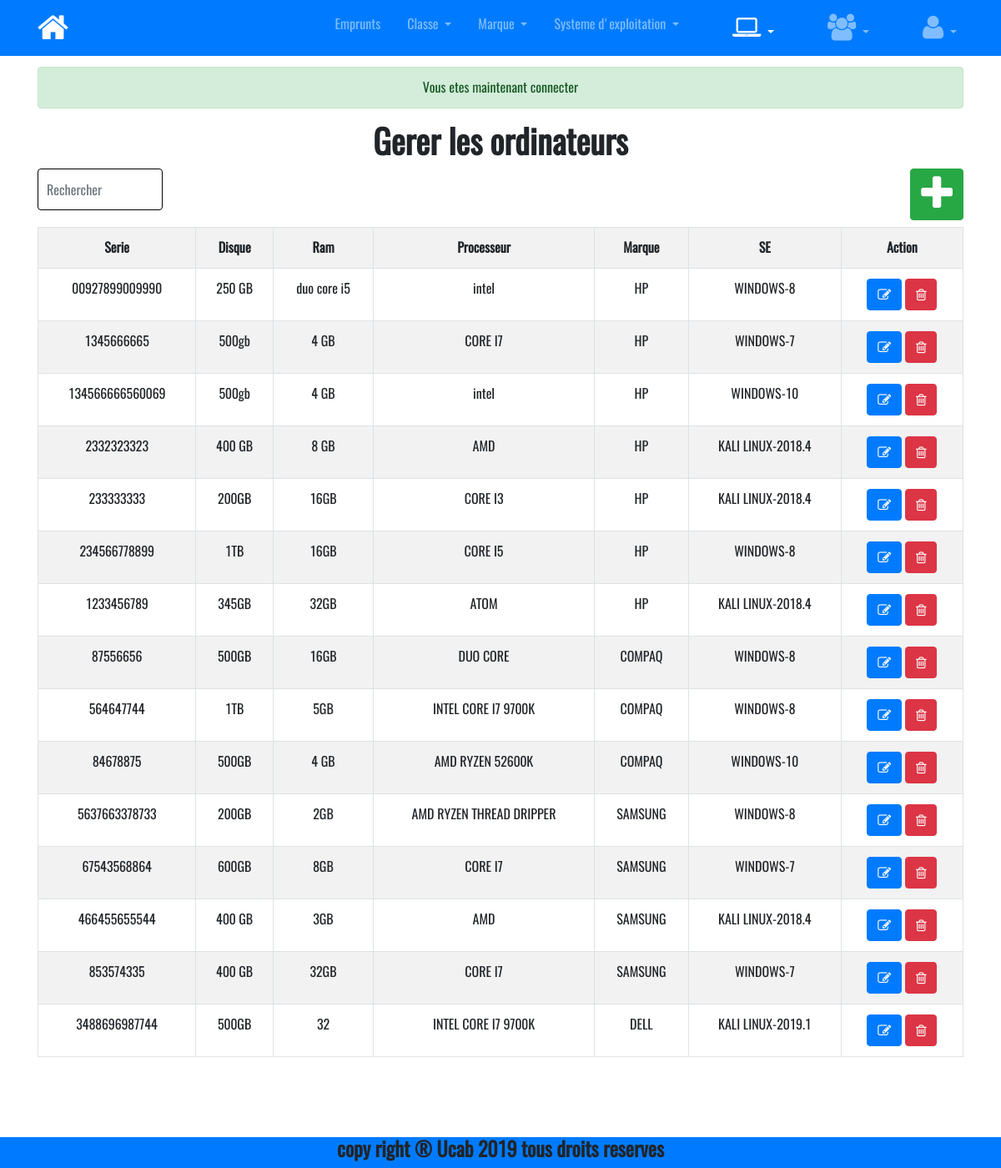
The app's page /index.php?p=ordinateur (signed in) with its own data.
### tables this page shows
CREATE TABLE `ordinateur` (
  `id` int(11) NOT NULL,
  `serie` varchar(20) NOT NULL,
  `disque` varchar(50) NOT NULL,
  `ram` varchar(50) NOT NULL,
  `processeur` varchar(50) NOT NULL,
  `marque_id` int(11) NOT NULL,
  `os_id` int(11) NOT NULL,
  `image` varchar(255) DEFAULT NULL
);

CREATE TABLE `marque` (
  `id` int(11) NOT NULL,
  `nom` varchar(50) NOT NULL
);

CREATE TABLE `os` (
  `id` int(11) NOT NULL,
  `nom` varchar(50) NOT NULL,
  `version` varchar(20) NOT NULL
);

### pages/ordinateur/fonction.php (called while the page is built, shortened)
<?php
function getAllOrdinateurNoPreter($prams = []){
 $c = getDb();
 $req = "SELECT o.*,m.nom as nom_marque,os.nom as nom_os,os.version as version
        FROM ordinateur o  LEFT JOIN marque m on m.id = o.marque_id LEFT JOIN os on os.id = o.os_id
        WHERE NOT exists(SELECT e1.ordinateur_id FROM emprunt e1 WHERE e1.ordinateur_id  = o.id)";
     $res = mysqli_query($c,$req) or die(mysqli_error($c));
      return _extract($res);
}

### fonctions/fonction.php (called while the page is built, shortened)
<?php
function _extract($res){
	$t = [];
	while ($c = mysqli_fetch_assoc($res)){
		$t[]=$c;
	}
	return $t;
}

### pages/ordinateur/index.php (the view)
<?php
require 'fonction.php';
$ordinateurs = getAllOrdinateurNoPreter();
?>
<h1 class="text-center">Gerer les ordinateurs</h1>
<div class="row">
	<div class="col-sm-4">
		<input type="text" name="rec" id="rec" class="form-control" placeholder="Rechercher">
	</div>
	<div class="col-sm-4"></div>
	<div class="col-sm-4 text-right">
	<a href="index.php?p=add_ordinateur" class="btn btn-success mb-2" title="Nouveau Ordinateur">
        <span class="fa fa-3x fa-plus"></span>
    </a>
	</div>
</div>
<table class="table table-bordered table-striped text-center">
	<tr>
		<th>Serie</th>
		<th>Disque</th>
		<th>Ram</th>
		<th>Processeur</th>
		<th>Marque</th>
		<th>SE</th>
		<th>Action</th>
	</tr>
	<?php foreach ($ordinateurs as $ordinateur):?>
     <tr>
     	<td><?=$ordinateur['serie']?></td>
     	<td><?=$ordinateur['disque']?></td>
     	<td><?=$ordinateur['ram']?></td>
     	<td><?=$ordinateur['processeur']?></td>
     	<td><?=$ordinateur['nom_marque']?></td>
     	<td><?=$ordinateur['nom_os']?>-<?=$ordinateur['version']?></td>
     	<td>
     		<a class="btn btn-primary" href="index.php?p=edit_ordinateur&id=<?=$ordinateur['id']?>" title="Modifier">
                <span class="fa fa-edit"></span>
            </a>
     		<a class="btn btn-danger" href="index.php?p=delete_ordinateur&id=<?=$ordinateur['id']?>" title="Supprimer">
                <span class="fa fa-trash-o"></span>
            </a>
     	</td>
     </tr>
	<?php endforeach;?>
</table>

### public/css/app.css (style rules this page uses)
body,h1,h2,h3,h4,h5,.btn,.footer { font-family: AppBody, serif; font-weight: revert; }
input[type='text'].form-control { padding-left: 10px; }
* { box-sizing: border-box; }
input[type="text"],input[type="password"],input[type="email"] { padding: 24px 0; }

### pages/template.php (style rules this page uses)
#rec { transition: width 2s; width: 150px; border-color: #000; }

### records on screen
ordinateur: serie "00927899009990", disque "250 GB", ram "duo core i5", processeur "intel", marque.nom "HP", os.nom "WINDOWS", os.version "8"
ordinateur: serie "1345666665", disque "500gb", ram "4 GB", processeur "CORE I7", marque.nom "HP", os.nom "WINDOWS", os.version "7"
ordinateur: serie "134566666560069", disque "500gb", ram "4 GB", processeur "intel", marque.nom "HP", os.nom "WINDOWS", os.version "10"
ordinateur: serie "2332323323", disque "400 GB", ram "8 GB", processeur "AMD", marque.nom "HP", os.nom "KALI LINUX", os.version "2018.4"
ordinateur: serie "233333333", disque "200GB", ram "16GB", processeur "CORE I3", marque.nom "HP", os.nom "KALI LINUX", os.version "2018.4"
ordinateur: serie "234566778899", disque "1TB", ram "16GB", processeur "CORE I5", marque.nom "HP", os.nom "WINDOWS", os.version "8"
ordinateur: serie "1233456789", disque "345GB", ram "32GB", processeur "ATOM", marque.nom "HP", os.nom "KALI LINUX", os.version "2018.4"
ordinateur: serie "87556656", disque "500GB", ram "16GB", processeur "DUO CORE", marque.nom "COMPAQ", os.nom "WINDOWS", os.version "8"
ordinateur: serie "564647744", disque "1TB", ram "5GB", processeur "INTEL CORE I7 9700K", marque.nom "COMPAQ", os.nom "WINDOWS", os.version "8"
ordinateur: serie "84678875", disque "500GB", ram "4 GB", processeur "AMD RYZEN 52600K", marque.nom "COMPAQ", os.nom "WINDOWS", os.version "10"
ordinateur: serie "5637663378733", disque "200GB", ram "2GB", processeur "AMD RYZEN THREAD DRIPPER", marque.nom "SAMSUNG", os.nom "WINDOWS", os.version "8"
ordinateur: serie "67543568864", disque "600GB", ram "8GB", processeur "CORE I7", marque.nom "SAMSUNG", os.nom "WINDOWS", os.version "7"
ordinateur: serie "466455655544", disque "400 GB", ram "3GB", processeur "AMD", marque.nom "SAMSUNG", os.nom "KALI LINUX", os.version "2018.4"
ordinateur: serie "853574335", disque "400 GB", ram "32GB", processeur "CORE I7", marque.nom "SAMSUNG", os.nom "WINDOWS", os.version "7"
ordinateur: serie "3488696987744", disque "500GB", ram "32", processeur "INTEL CORE I7 9700K", marque.nom "DELL", os.nom "KALI LINUX", os.version "2019.1"

### other values on screen
$flash->get('success') "Vous etes maintenant connecter"
